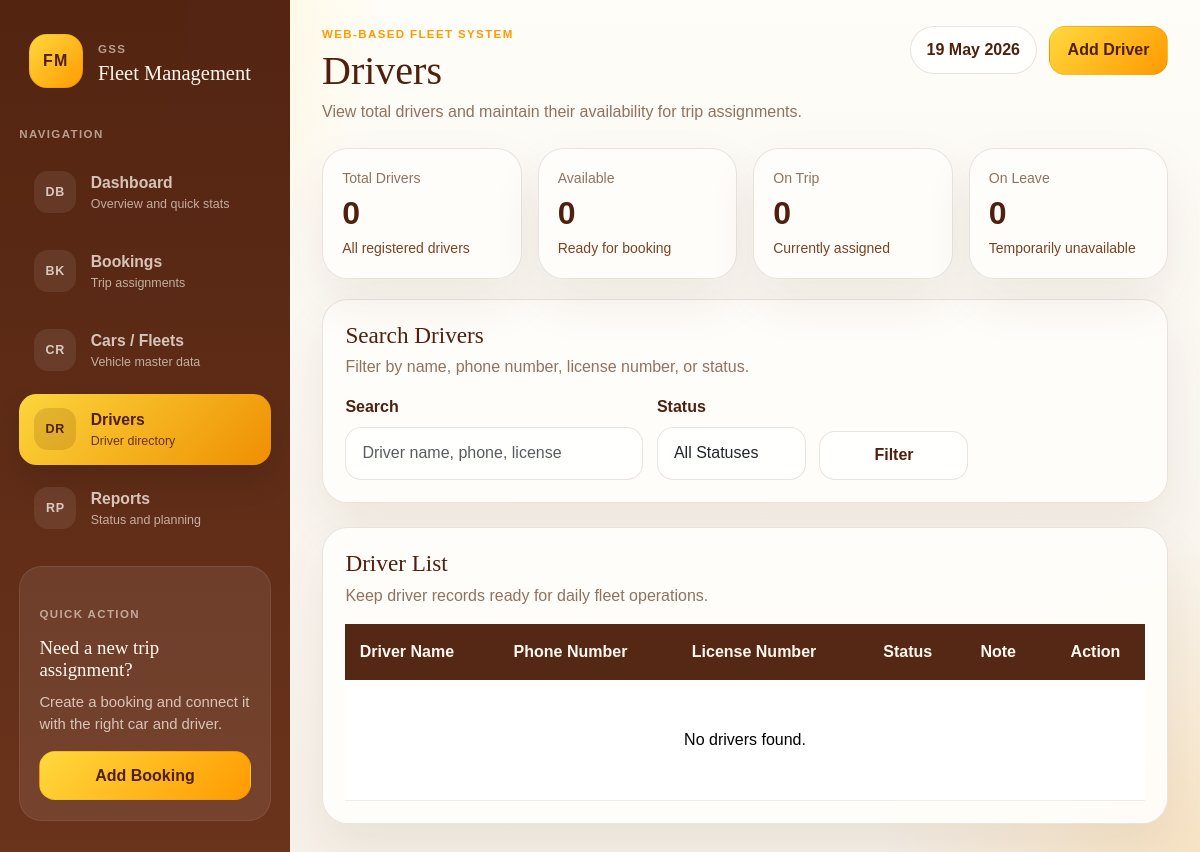
Before: /drivers.php with the older database file.
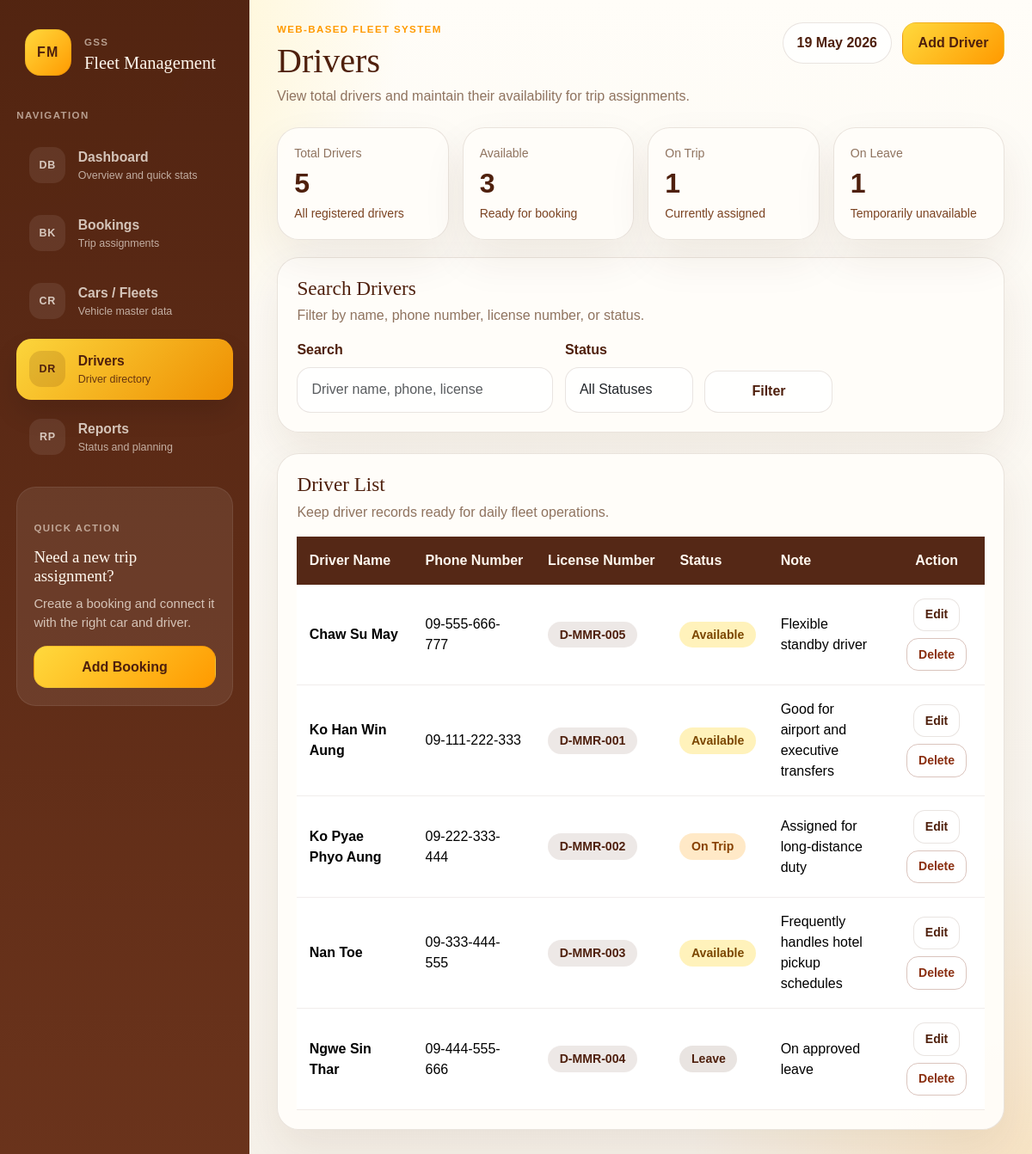
After: the same page with the newer database file.
### tables this page shows
CREATE TABLE drivers (
    id INT UNSIGNED AUTO_INCREMENT PRIMARY KEY,
    full_name VARCHAR(150) NOT NULL,
    phone_number VARCHAR(30) NOT NULL,
    license_no VARCHAR(100) NOT NULL UNIQUE,
    driver_status ENUM('Available', 'On Trip', 'Leave', 'Inactive') NOT NULL DEFAULT 'Available',
    note TEXT NULL,
    created_at TIMESTAMP DEFAULT CURRENT_TIMESTAMP,
    updated_at TIMESTAMP DEFAULT CURRENT_TIMESTAMP ON UPDATE CURRENT_TIMESTAMP
);

### includes/helpers.php (called while the page is built, shortened)
<?php
function e(?string $value): string
{
    return htmlspecialchars((string) $value, ENT_QUOTES, 'UTF-8');
}
function app_navigation(): array
{
    return [
        [
            'key' => 'dashboard',
            'label' => 'Dashboard',
            'path' => 'index.php',
            'description' => 'Overview and quick stats',
            'icon' => 'DB',
        ],
        [
            'key' => 'bookings',
            'label' => 'Bookings',
            'path' => 'bookings.php',
            'description' => 'Trip assignments',
            'icon' => 'BK',
        ],
        [
            'key' => 'cars',
            'label' => 'Cars / Fleets',
            'path' => 'cars.php',
            'description' => 'Vehicle master data',
            'icon' => 'CR',
        ],
        [
            'key' => 'drivers',
            'label' => 'Drivers',
            'path' => 'drivers.php',
            'description' => 'Driver directory',
            'icon' => 'DR',
        ],
        [
            'key' => 'reports',
            'label' => 'Reports',
            'path' => 'reports.php',
            'description' => 'Status and planning',
            'icon' => 'RP',
        ],
    ];
}
function nav_is_active(string $activePage, string $expected): string
{
    return $activePage === $expected ? 'is-active' : '';
}
function driver_status_class(string $status): string
{
    return match (strtolower($status)) {
        'available' => 'resource-available',
        'on trip' => 'resource-assigned',
        'leave' => 'resource-maintenance',
        default => 'resource-inactive',
    };
}

### drivers.php (the view, shortened to what the changed rows need)
<?php
require_once __DIR__ . '/includes/bootstrap.php';
$activePage = 'drivers';
$pageTitle = 'Drivers';
$drivers = [];
$stats = [
    'total' => 0,
    'available' => 0,
    'on_trip' => 0,
    'leave_count' => 0,
];
if ($db instanceof mysqli) {
    $sql = 'SELECT id, full_name, phone_number, license_no, driver_status, note FROM drivers';
    $sql .= ' ORDER BY full_name ASC';
    $statement = $db->prepare($sql);
    if ($statement instanceof mysqli_stmt) {
        $statement->execute();
        $result = $statement->get_result();
        while ($row = $result->fetch_assoc()) {
            $drivers[] = $row;
        }
    }
    $statsResult = $db->query(
        "SELECT
            COUNT(*) AS total,
            SUM(driver_status = 'Available') AS available,
            SUM(driver_status = 'On Trip') AS on_trip,
            SUM(driver_status = 'Leave') AS leave_count
         FROM drivers"
    );
    if ($statsResult instanceof mysqli_result) {
        $stats = array_merge($stats, $statsResult->fetch_assoc() ?: []);
    }
}
require __DIR__ . '/includes/header.php';
?>
<section class="overview-grid">
    <div class="card-shell overview-card">
        <span>Total Drivers</span>
        <strong><?= e((string) ($stats['total'] ?? 0)) ?></strong>
        <small>All registered drivers</small>
    </div>
    <div class="card-shell overview-card">
        <span>Available</span>
        <strong><?= e((string) ($stats['available'] ?? 0)) ?></strong>
        <small>Ready for booking</small>
    </div>
    <div class="card-shell overview-card">
        <span>On Trip</span>
        <strong><?= e((string) ($stats['on_trip'] ?? 0)) ?></strong>
        <small>Currently assigned</small>
    </div>
    <div class="card-shell overview-card">
        <span>On Leave</span>
        <strong><?= e((string) ($stats['leave_count'] ?? 0)) ?></strong>
        <small>Temporarily unavailable</small>
    </div>
</section>
<section class="card-shell section-card mb-4">
    <div class="section-title">
        <div>
            <h2>Search Drivers</h2>
        </div>
    </div>
</section>
<section class="card-shell section-card">
    <div class="section-title">
        <div>
            <h2>Driver List</h2>
        </div>
    </div>
    <div class="table-responsive">
        <table class="table data-table">
            <thead>
                <tr>
                    <th>Driver Name</th>
                    <th>Phone Number</th>
                    <th>License Number</th>
                    <th>Status</th>
                    <th>Note</th>
                    <th class="text-center">Action</th>
                </tr>
            </thead>
            <tbody>
                <?php if ($drivers === []): ?>
                    <tr>
                        <td colspan="6" class="text-center py-5 text-muted-soft">No drivers found.</td>
                    </tr>
                <?php else: ?>
                    <?php foreach ($drivers as $driver): ?>
                        <tr>
                            <td class="fw-semibold"><?= e($driver['full_name']) ?></td>
                            <td><?= e($driver['phone_number']) ?></td>
                            <td><span class="table-pill operator-pill"><?= e($driver['license_no']) ?></span></td>
                            <td><span class="resource-pill <?= e(driver_status_class($driver['driver_status'])) ?>"><?= e($driver['driver_status']) ?></span></td>
                            <td class="note-cell"><?= e($driver['note'] ?: '-') ?></td>
                            <td class="text-center">
                                <div class="d-flex justify-content-center gap-2 flex-wrap">
                                    <a class="btn btn-sm btn-shell" href="driver-edit.php?id=<?= e((string) $driver['id']) ?>">Edit</a>
                                    <form method="post" action="driver-delete.php?id=<?= e((string) $driver['id']) ?>" onsubmit="return confirm('Delete this driver?');">
                                        <button type="submit" class="btn btn-sm btn-outline-danger">Delete</button>
                                    </form>
                                </div>
                            </td>
                        </tr>
                    <?php endforeach; ?>
                <?php endif; ?>
            </tbody>
        </table>
    </div>
</section>
<?php require __DIR__ . '/includes/footer.php'; ?>

### includes/header.php (shortened to what the changed rows need)
<?php
$pageTitle = $pageTitle ?? 'Fleet Management System';
$activePage = $activePage ?? 'dashboard';
$navigationItems = app_navigation();
?>
<!DOCTYPE html>
<html lang="en">
<head>
    <link href="https://cdn.jsdelivr.net/npm/bootstrap@5.3.3/dist/css/bootstrap.min.css" rel="stylesheet">
    <link rel="stylesheet" href="assets/css/style.css">
</head>
<body>
    <div class="app-shell">
        <aside class="sidebar" id="appSidebar">
            <div class="sidebar-brand">
                <div>
                    <h2>Fleet Management</h2>
                </div>
            </div>
            <nav class="sidebar-nav">
                <?php foreach ($navigationItems as $item): ?>
                    <a class="sidebar-link <?= e(nav_is_active($activePage, $item['key'])) ?>" href="<?= e($item['path']) ?>">
                        <span class="sidebar-link-icon"><?= e($item['icon']) ?></span>
                        <span>
                            <strong><?= e($item['label']) ?></strong>
                            <small><?= e($item['description']) ?></small>
                        </span>
                    </a>
                <?php endforeach; ?>
            </nav>
        </aside>
        <div class="app-main">
            <header class="app-topbar">
                <div class="page-heading">
                    <div>
                        <h1><?= e($pageTitle) ?></h1>
                    </div>
                </div>
            </header>
            <main class="app-content">

Changed rows visible on the page:
added drivers: full_name "Chaw Su May", phone_number "09-555-666-777", license_no "D-MMR-005", driver_status "Available", note "Flexible standby driver"
added drivers: full_name "Ko Han Win Aung", phone_number "09-111-222-333", license_no "D-MMR-001", driver_status "Available", note "Good for airport and executive transfers"
added drivers: full_name "Ko Pyae Phyo Aung", phone_number "09-222-333-444", license_no "D-MMR-002", driver_status "On Trip", note "Assigned for long-distance duty"
added drivers: full_name "Nan Toe", phone_number "09-333-444-555", license_no "D-MMR-003", driver_status "Available", note "Frequently handles hotel pickup schedules"
added drivers: full_name "Ngwe Sin Thar", phone_number "09-444-555-666", license_no "D-MMR-004", driver_status "Leave", note "On approved leave"
Other visible differences:
$stats['total']: "0" → "5"
$stats['available']: "0" → "3"
$stats['on_trip']: "0" → "1"
$stats['leave_count']: "0" → "1"
text no longer shown: "No drivers found."
